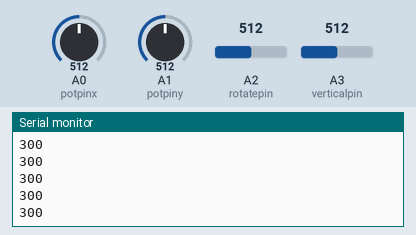
This sketch was run on a simulated Arduino Uno, built with avr-gcc and run on an emulated ATmega328P. On the bench: the last lines printed to the serial monitor. The inputs (shaded band) are chosen by the test bench; at power-on: A2 (rotatepin) = 512, A3 (verticalpin) = 512, A0 (potpinx) = 512, A1 (potpiny) = 512.

Above: at 1.2 s.
1.3 s: A2 (rotatepin) set to 472
At 1.31 s:
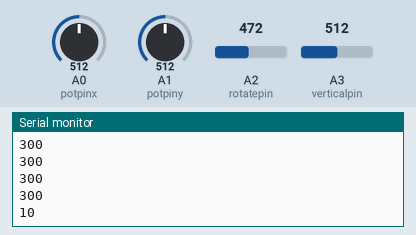
2.8 s: A3 (verticalpin) set to 472
At 2.82 s:
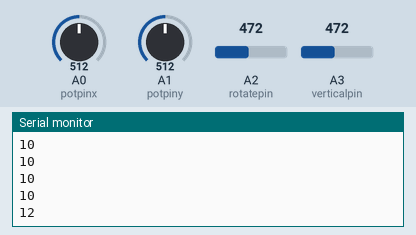
4.3 s: A3 (verticalpin) set to 552
At 4.33 s:
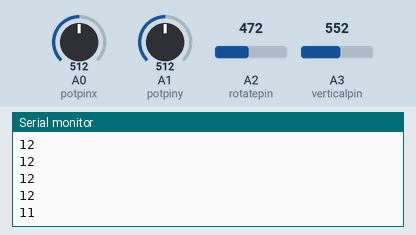
Timing chart, 0 to 7.3 s (numbered marks = the images above; inputs shaded):
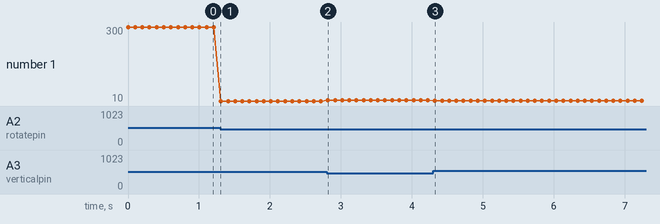

Measured:
- after the input at 1.3 s, the serial monitor: prints a new line at once (image 1)
- after the input at 2.8 s, the serial monitor: prints a new line at once (image 2)
- after the input at 4.3 s, the serial monitor: prints a new line at once (image 3)
- plotted number 1: 300 → 10 after the input at 1.3 s, 10 → 12 after the input at 2.8 s, 12 → 11 after the input at 4.3 s

The sketch:

TopSideControl2.ino
```cpp
#include <Servo.h>
Servo myservo;
int potpinx = 0;
int potpiny = 1;
int valx;
int valy;
int ThrusterSpeed = 200;
int moveindirection = 0;
const int threshold = 100;
int serialsend=0;
int rotatepin = 2;
int verticalpin = 3;


void setup() {
  // put your setup code here, to run once:
  Serial.begin(9600);
}

void loop() {

  // Read analog values from joystick
  int xValue = analogRead(potpinx);
  int yValue = analogRead(potpiny);
  int rotateValue = analogRead(rotatepin);
  int verticalValue = analogRead(verticalpin);
  //Serial.println(xValue);
  //Serial.println(yValue);
  // Check for joystick direction and then send value based on that
  serialsend = 300;
  if (yValue < 512 - threshold) {
    //Serial.print("N");
    serialsend=1;
  } else if (yValue > 512 + threshold) {
    //Serial.print("S");
    serialsend=5;
  } else {
    //Serial.print(""); // No significant Y direction
  }

  if (xValue < 512 - threshold) {
    //Serial.print("W");
    serialsend=3;
  } else if (xValue > 512 + threshold) {
    //Serial.print("E");
    serialsend=7;
  } else {
    //Serial.print(""); // No significant X direction
  }

  if (xValue < 512 - threshold && yValue < 512 - threshold) {
    //Serial.print("NW");
    serialsend=2;
  } else if (xValue < 512 - threshold && yValue > 512 + threshold) {
    //Serial.print("SW");
    serialsend=4;
  } else if (xValue > 512 + threshold && yValue < 512 - threshold) {
    //Serial.print("NE");
    serialsend=8;
  } else if (xValue > 512 + threshold && yValue > 512 + threshold) {
    //Serial.print("SE");
    serialsend=6;
  }
//  if (((xValue < 512+ threshold) && (xValue > 512- threshold)) && ((yValue < 512+ threshold) && (yValue > 512- threshold))) {
//    serialsend=0;
//  }
  //rotate right
  if (rotateValue > 542) {
    serialsend = 9;
  }
  //rotate left
  if (rotateValue < 482) {
    serialsend = 10;
  }
  //go up
  if (verticalValue > 542) {
    serialsend = 11;
  }
  //go down
  if (verticalValue < 482) {
    serialsend = 12;
  }

  Serial.println(serialsend);  // Print new line
  delay(100);  // Delay for stability
}
```
